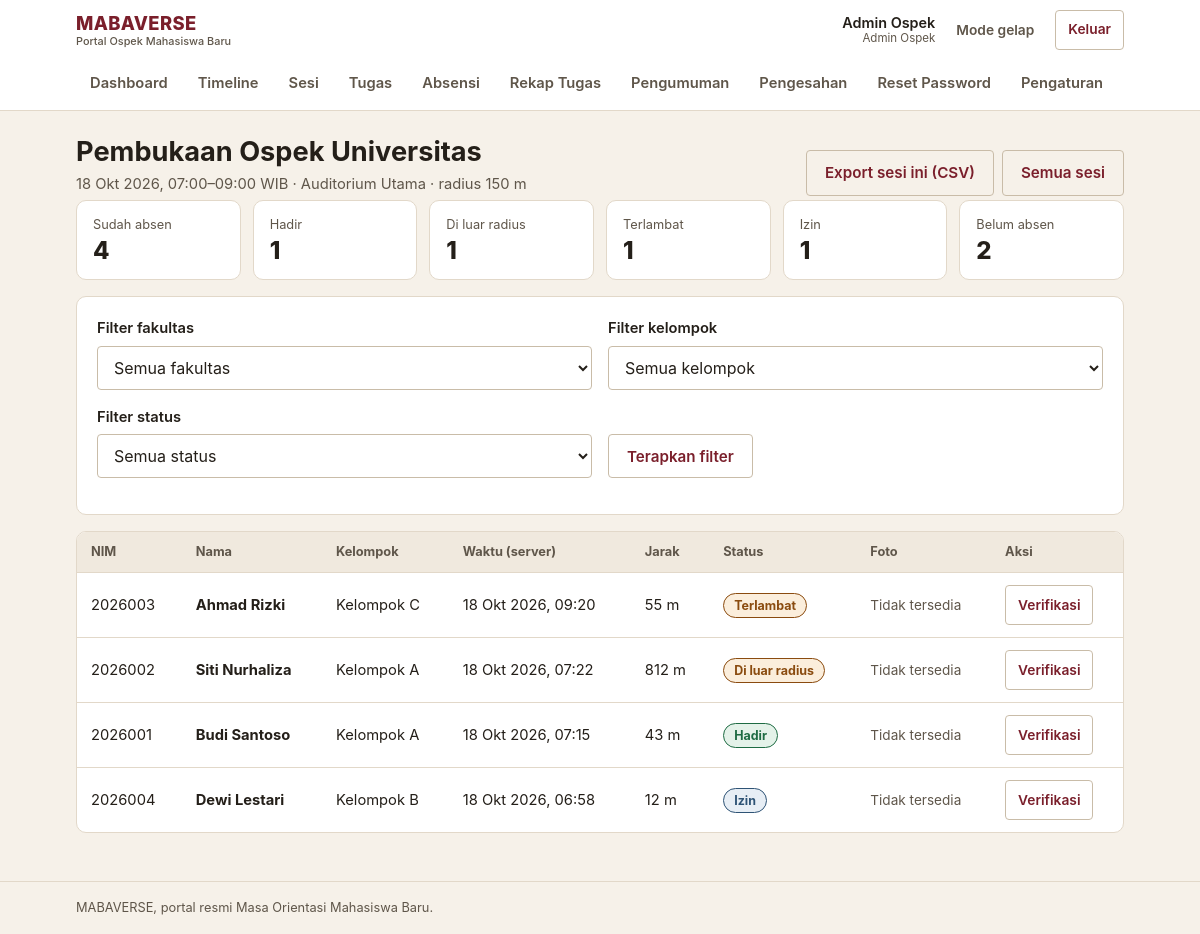
/admin/rekap-absensi/1 (signed in), run on the app's committed database.
### tables this page shows
CREATE TABLE sesi (
    id INT AUTO_INCREMENT PRIMARY KEY,
    tahap_id INT NOT NULL,
    judul VARCHAR(255) NOT NULL,
    tanggal DATE NOT NULL,
    jam_mulai TIME NOT NULL,
    jam_selesai TIME NOT NULL,
    lokasi_text VARCHAR(255) NOT NULL,
    lokasi_lat DECIMAL(10, 8) DEFAULT NULL,
    lokasi_lng DECIMAL(11, 8) DEFAULT NULL,
    radius_meter INT DEFAULT 150,
    pic VARCHAR(255) DEFAULT NULL,
    created_at TIMESTAMP DEFAULT CURRENT_TIMESTAMP,
    FOREIGN KEY (tahap_id) REFERENCES tahap_ospek(id) ON DELETE CASCADE
);

CREATE TABLE absensi (
    id INT AUTO_INCREMENT PRIMARY KEY,
    sesi_id INT NOT NULL,
    user_id INT NOT NULL,
    foto_path VARCHAR(255) NOT NULL,
    lat DECIMAL(10, 8) NOT NULL,
    lng DECIMAL(11, 8) NOT NULL,
    jarak_dari_lokasi_meter DECIMAL(10, 2) DEFAULT NULL,
    waktu_submit_server TIMESTAMP DEFAULT CURRENT_TIMESTAMP,
    status ENUM('hadir', 'di_luar_radius', 'terlambat', 'tidak_hadir', 'izin') DEFAULT 'hadir',
    diverifikasi_oleh INT DEFAULT NULL,
    catatan TEXT DEFAULT NULL,
    updated_at TIMESTAMP DEFAULT CURRENT_TIMESTAMP ON UPDATE CURRENT_TIMESTAMP,
    FOREIGN KEY (sesi_id) REFERENCES sesi(id) ON DELETE CASCADE,
    FOREIGN KEY (user_id) REFERENCES users(id) ON DELETE CASCADE,
    FOREIGN KEY (diverifikasi_oleh) REFERENCES users(id) ON DELETE SET NULL,
    UNIQUE KEY unique_absensi (sesi_id, user_id)
);

CREATE TABLE users (
    id INT AUTO_INCREMENT PRIMARY KEY,
    nim VARCHAR(50) UNIQUE NOT NULL,
    nama VARCHAR(255) NOT NULL,
    email VARCHAR(255) UNIQUE NOT NULL,
    password_hash VARCHAR(255) NOT NULL,
    role ENUM('maba', 'panitia', 'admin', 'superadmin') DEFAULT 'maba',
    fakultas_id INT DEFAULT NULL,
    jurusan_id INT DEFAULT NULL,
    kelompok_id INT DEFAULT NULL,
    foto_profil VARCHAR(255) DEFAULT NULL,
    no_kontak_darurat VARCHAR(20) DEFAULT NULL,
    is_active TINYINT(1) DEFAULT 1,
    created_at TIMESTAMP DEFAULT CURRENT_TIMESTAMP,
    updated_at TIMESTAMP DEFAULT CURRENT_TIMESTAMP ON UPDATE CURRENT_TIMESTAMP,
    FOREIGN KEY (fakultas_id) REFERENCES fakultas(id) ON DELETE SET NULL,
    FOREIGN KEY (jurusan_id) REFERENCES jurusan(id) ON DELETE SET NULL,
    FOREIGN KEY (kelompok_id) REFERENCES kelompok(id) ON DELETE SET NULL
);

CREATE TABLE kelompok (
    id INT AUTO_INCREMENT PRIMARY KEY,
    nama VARCHAR(100) NOT NULL,
    panitia_id INT DEFAULT NULL,
    jurusan_id INT NOT NULL,
    created_at TIMESTAMP DEFAULT CURRENT_TIMESTAMP,
    FOREIGN KEY (jurusan_id) REFERENCES jurusan(id) ON DELETE CASCADE
);

### config/database.php (called while the page is built)
<?php
require_once __DIR__ . '/config.php';
class Database {
    private static $instance = null;
    private $pdo;
    private function __construct() {
        try {
            $dsn = "mysql:host=" . DB_HOST . ";dbname=" . DB_NAME . ";charset=" . DB_CHARSET;
            $options = [
                PDO::ATTR_ERRMODE => PDO::ERRMODE_EXCEPTION,
                PDO::ATTR_DEFAULT_FETCH_MODE => PDO::FETCH_ASSOC,
                PDO::ATTR_EMULATE_PREPARES => false,
            ];
            $this->pdo = new PDO($dsn, DB_USER, DB_PASS, $options);
        } catch (PDOException $e) {
            error_log('[MABAVERSE] Koneksi database gagal: ' . $e->getMessage());
            if (defined('APP_ENV') && APP_ENV === 'production') {
                throw new RuntimeException('Layanan database sedang tidak tersedia.');
            }
            die("Koneksi database gagal: " . $e->getMessage()
                . " — periksa DB_HOST/DB_USER/DB_PASS di config/config.local.php dan pastikan MySQL berjalan.");
        }
    }
    public static function getInstance() {
        if (self::$instance === null) {
            self::$instance = new self();
        }
        return self::$instance;
    }
    public function getConnection() {
        return $this->pdo;
    }
}

### models/Timeline.php (called while the page is built, shortened)
<?php
require_once __DIR__ . '/../config/config.php';
class Timeline {
    private $db;
    public function __construct() {
        $this->db = Database::getInstance()->getConnection();
    }
    public function getSesiById($id) {
        $stmt = $this->db->prepare("SELECT * FROM sesi WHERE id = ?");
        $stmt->execute([$id]);
        return $stmt->fetch();
    }
}

### config/config.php (called while the page is built, shortened)
<?php
function e($value) {
    return htmlspecialchars((string)$value, ENT_QUOTES, 'UTF-8');
}
function status_meta($status) {
    $map = [
        'hadir'             => ['Hadir', 'ok'],
        'di_luar_radius'    => ['Di luar radius', 'warn'],
        'terlambat'         => ['Terlambat', 'warn'],
        'tidak_hadir'       => ['Tidak hadir', 'danger'],
        'izin'              => ['Izin', 'info'],
        'terkumpul'         => ['Terkumpul', 'info'],
        'revisi'            => ['Perlu revisi', 'warn'],
        'diterima'          => ['Diterima', 'ok'],
        'belum_dikumpulkan' => ['Belum dikumpulkan', 'neutral'],
        'disahkan'          => ['Disahkan', 'ok'],
        'belum_memenuhi'    => ['Belum memenuhi syarat', 'danger'],
        'belum_mulai'       => ['Belum mulai', 'neutral'],
        'berlangsung'       => ['Berlangsung', 'brand'],
        'selesai'           => ['Selesai', 'ok'],
        'normal'            => ['Normal', 'neutral'],
        'penting'           => ['Penting', 'warn'],
        'mendesak'          => ['Mendesak', 'danger'],
    ];
    if (isset($map[$status])) {
        return $map[$status];
    }
    return [ucwords(str_replace('_', ' ', (string)$status)), 'neutral'];
}
function format_tanggal($datetime, $dengan_waktu = true) {
    $ts = strtotime($datetime);
    $bulan = [1 => 'Jan', 'Feb', 'Mar', 'Apr', 'Mei', 'Jun', 'Jul', 'Agu', 'Sep', 'Okt', 'Nov', 'Des'];
    $hasil = date('j', $ts) . ' ' . $bulan[(int)date('n', $ts)] . ' ' . date('Y', $ts);
    if ($dengan_waktu) {
        $hasil .= ', ' . date('H:i', $ts);
    }
    return $hasil;
}
require_once __DIR__ . '/database.php';

### models/Absensi.php (called while the page is built, shortened)
<?php
require_once __DIR__ . '/../config/config.php';
class Absensi {
    private $db;
    public function __construct() {
        $this->db = Database::getInstance()->getConnection();
    }
    public function getAbsensiBySesi($sesi_id, $filters = []) {
        $sql = "
            SELECT a.*, u.nim, u.nama, u.kelompok_id, k.nama as kelompok_nama
            FROM absensi a
            INNER JOIN users u ON a.user_id = u.id
            LEFT JOIN kelompok k ON u.kelompok_id = k.id
            WHERE a.sesi_id = ?
        ";
        $params = [$sesi_id];
        $sql .= " ORDER BY a.waktu_submit_server DESC";
        $stmt = $this->db->prepare($sql);
        $stmt->execute($params);
        return $stmt->fetchAll();
    }
    public function getStatistikAbsensi($sesi_id = null, $user_id = null) {
        if ($sesi_id) {
            $stmt = $this->db->prepare("
                SELECT
                    COUNT(DISTINCT u.id) as total_mahasiswa,
                    SUM(CASE WHEN a.status = 'hadir' THEN 1 ELSE 0 END) as hadir,
                    SUM(CASE WHEN a.status = 'di_luar_radius' THEN 1 ELSE 0 END) as di_luar_radius,
                    SUM(CASE WHEN a.status = 'terlambat' THEN 1 ELSE 0 END) as terlambat,
                    SUM(CASE WHEN a.status = 'izin' THEN 1 ELSE 0 END) as izin,
                    SUM(CASE WHEN a.id IS NULL THEN 1 ELSE 0 END) as tidak_hadir
                FROM users u
                LEFT JOIN absensi a ON u.id = a.user_id AND a.sesi_id = ?
                WHERE u.role = 'maba'
            ");
            $stmt->execute([$sesi_id]);
            return $stmt->fetch();
        }
        return null;
    }
}

### views/admin/rekap_absensi_detail.php (the view, shortened to what this page needs)
<?php
include __DIR__ . '/../layouts/header.php';
$filter_aktif = [
    'fakultas_id' => $_GET['fakultas_id'] ?? '',
    'kelompok_id' => $_GET['kelompok_id'] ?? '',
    'status' => $_GET['status'] ?? '',
];
?>
<div class="page-head">
    <div>
        <h1><?= e($sesi['judul']) ?></h1>
        <p class="page-sub">
            <?= e(format_tanggal($sesi['tanggal'], false)) ?>,
            <?= e(date('H:i', strtotime($sesi['jam_mulai']))) ?>&ndash;<?= e(date('H:i', strtotime($sesi['jam_selesai']))) ?> WIB
            &middot; <?= e($sesi['lokasi_text']) ?> &middot; radius <?= (int)$sesi['radius_meter'] ?> m
        </p>
    </div>
    <div class="page-actions">
        <a class="btn btn-outline" href="<?= BASE_URL ?>admin/export-absensi?sesi_id=<?= (int)$sesi['id'] ?>">Export sesi ini (CSV)</a>
        <a class="btn btn-outline" href="<?= BASE_URL ?>admin/rekap-absensi">Semua sesi</a>
    </div>
</div>
<div class="stats">
    <div class="stat">
        <p class="stat-label">Sudah absen</p>
        <p class="stat-value"><?= (int)($stats['total_mahasiswa'] - $stats['tidak_hadir']) ?></p>
    </div>
    <div class="stat">
        <p class="stat-label">Hadir</p>
        <p class="stat-value"><?= (int)$stats['hadir'] ?></p>
    </div>
    <div class="stat">
        <p class="stat-label">Di luar radius</p>
        <p class="stat-value"><?= (int)$stats['di_luar_radius'] ?></p>
    </div>
    <div class="stat">
        <p class="stat-label">Terlambat</p>
        <p class="stat-value"><?= (int)$stats['terlambat'] ?></p>
    </div>
    <div class="stat">
        <p class="stat-label">Izin</p>
        <p class="stat-value"><?= (int)$stats['izin'] ?></p>
    </div>
    <div class="stat">
        <p class="stat-label">Belum absen</p>
        <p class="stat-value"><?= (int)$stats['tidak_hadir'] ?></p>
    </div>
</div>
<div class="card">
    <form method="get" action="<?= BASE_URL ?>admin/rekap-absensi/<?= (int)$sesi['id'] ?>">
        <div class="form-grid">
            <div class="field">
                <label for="fakultas_id">Filter fakultas</label>
                <select id="fakultas_id" name="fakultas_id">
                    <option value="">Semua fakultas</option>
                </select>
            </div>
            <div class="field">
                <label for="kelompok_id">Filter kelompok</label>
                <select id="kelompok_id" name="kelompok_id">
                    <option value="">Semua kelompok</option>
                </select>
            </div>
            <div class="field">
                <label for="status">Filter status</label>
                <select id="status" name="status">
                    <option value="">Semua status</option>
                </select>
            </div>
            <div class="field" style="align-self: end;">
                <button type="submit" class="btn btn-outline">Terapkan filter</button>
            </div>
        </div>
    </form>
</div>
<?php if (empty($absensi)): ?>
<div class="empty">
    <strong>Tidak ada data absensi<?= array_filter($filter_aktif) ? ' untuk filter ini' : '' ?>.</strong>
    <?php if (array_filter($filter_aktif)): ?>
    Kosongkan filter untuk melihat semua absensi pada sesi ini.
    <?php else: ?>
    Belum ada mahasiswa yang mengirim absensi pada sesi ini.
    <?php endif; ?>
</div>
<?php else: ?>
<div class="table-wrap">
    <table>
        <thead>
            <tr>
                <th scope="col">NIM</th>
                <th scope="col">Nama</th>
                <th scope="col">Kelompok</th>
                <th scope="col">Waktu (server)</th>
                <th scope="col">Jarak</th>
                <th scope="col">Status</th>
                <th scope="col">Foto</th>
                <th scope="col">Aksi</th>
            </tr>
        </thead>
        <tbody>
            <?php foreach ($absensi as $a): ?>
            <?php list($status_label, $status_tone) = status_meta($a['status']); ?>
            <tr>
                <td><?= e($a['nim']) ?></td>
                <td><strong><?= e($a['nama']) ?></strong></td>
                <td><?= e($a['kelompok_nama'] ?? '-') ?></td>
                <td><?= e(format_tanggal($a['waktu_submit_server'])) ?></td>
                <td><?= $a['jarak_dari_lokasi_meter'] !== null ? e(number_format((float)$a['jarak_dari_lokasi_meter'], 0, ',', '.')) . ' m' : '-' ?></td>
                <td><span class="chip chip-<?= $status_tone ?>"><?= e($status_label) ?></span></td>
                <td>
                    <?php if (file_exists(__DIR__ . '/../../' . $a['foto_path'])): ?>
                    <a href="<?= BASE_URL . e($a['foto_path']) ?>" target="_blank" rel="noopener">
                        <img class="foto-thumb" src="<?= BASE_URL . e($a['foto_path']) ?>" alt="Foto absensi <?= e($a['nama']) ?>">
                    </a>
                    <?php else: ?>
                    <span class="muted small">Tidak tersedia</span>
                    <?php endif; ?>
                </td>
                <td>
                    <a class="btn btn-sm btn-outline" href="<?= BASE_URL ?>admin/verifikasi-absensi/<?= (int)$a['id'] ?>">Verifikasi</a>
                </td>
            </tr>
            <?php endforeach; ?>
        </tbody>
    </table>
</div>
<?php endif; ?>
<?php include __DIR__ . '/../layouts/footer.php'; ?>

### data on the page
sesi: judul "Pembukaan Ospek Universitas", tanggal "18 Okt 2026", jam_mulai "07:00", jam_selesai "09:00", lokasi_text "Auditorium Utama", radius_meter "150"
absensi: user.nim "2026003", user.nama "Ahmad Rizki", kelompok.nama "Kelompok C", waktu_submit_server "18 Okt 2026, 09:20", jarak_dari_lokasi_meter "55", status_label "Terlambat", shows "Tidak tersedia"
absensi: user.nim "2026002", user.nama "Siti Nurhaliza", kelompok.nama "Kelompok A", waktu_submit_server "18 Okt 2026, 07:22", jarak_dari_lokasi_meter "812", status_label "Di luar radius", shows "Tidak tersedia"
absensi: user.nim "2026001", user.nama "Budi Santoso", kelompok.nama "Kelompok A", waktu_submit_server "18 Okt 2026, 07:15", jarak_dari_lokasi_meter "43", status_label "Hadir", shows "Tidak tersedia"
absensi: user.nim "2026004", user.nama "Dewi Lestari", kelompok.nama "Kelompok B", waktu_submit_server "18 Okt 2026, 06:58", jarak_dari_lokasi_meter "12", status_label "Izin", shows "Tidak tersedia"

### other printed values
$user_nama "Admin Ospek"
$role_label "Admin Ospek"
$label "Dashboard"
$label "Timeline"
$label "Sesi"
$label "Tugas"
$label "Absensi"
$label "Rekap Tugas"
$label "Pengumuman"
$label "Pengesahan"
$label "Reset Password"
$label "Pengaturan"
$stats['total_mahasiswa'] - $stats['tidak_hadir'] "4"
$stats['hadir'] "1"
$stats['di_luar_radius'] "1"
